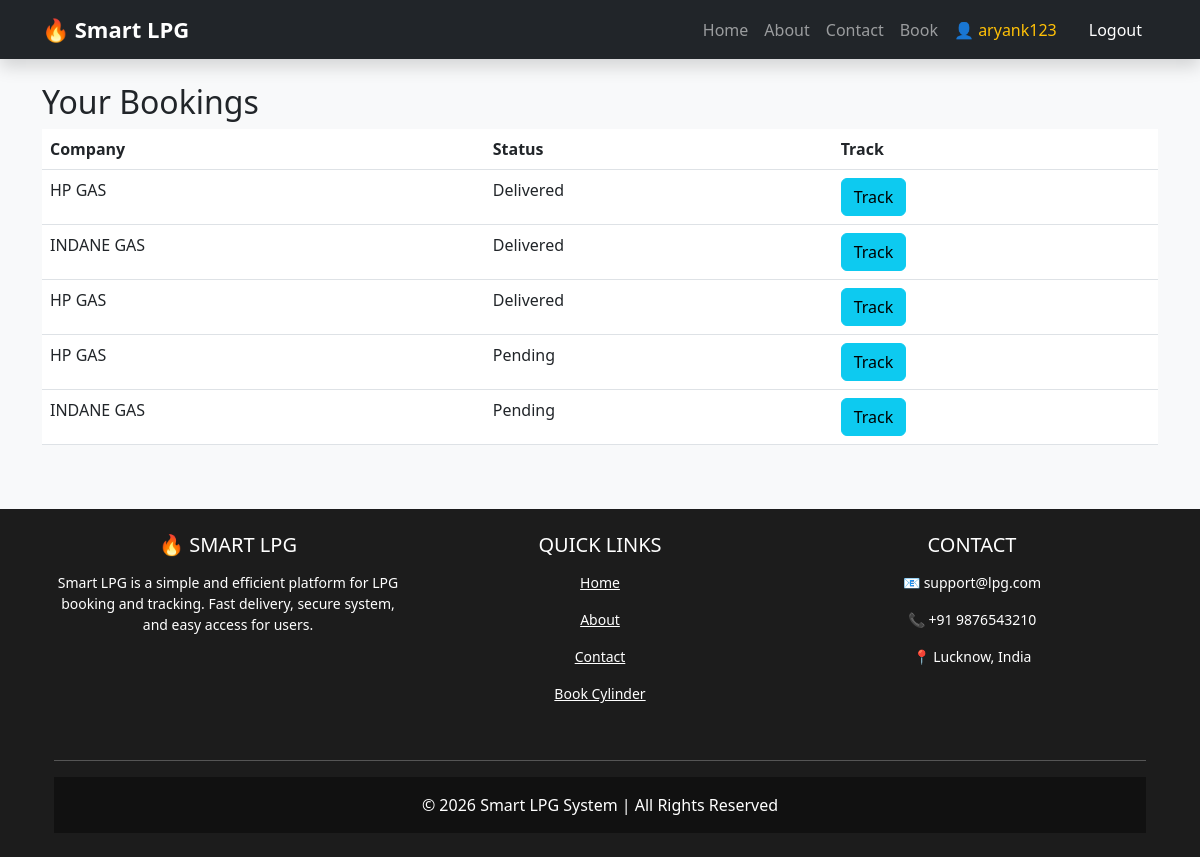
Before: /history/ (signed in) with the older database file.
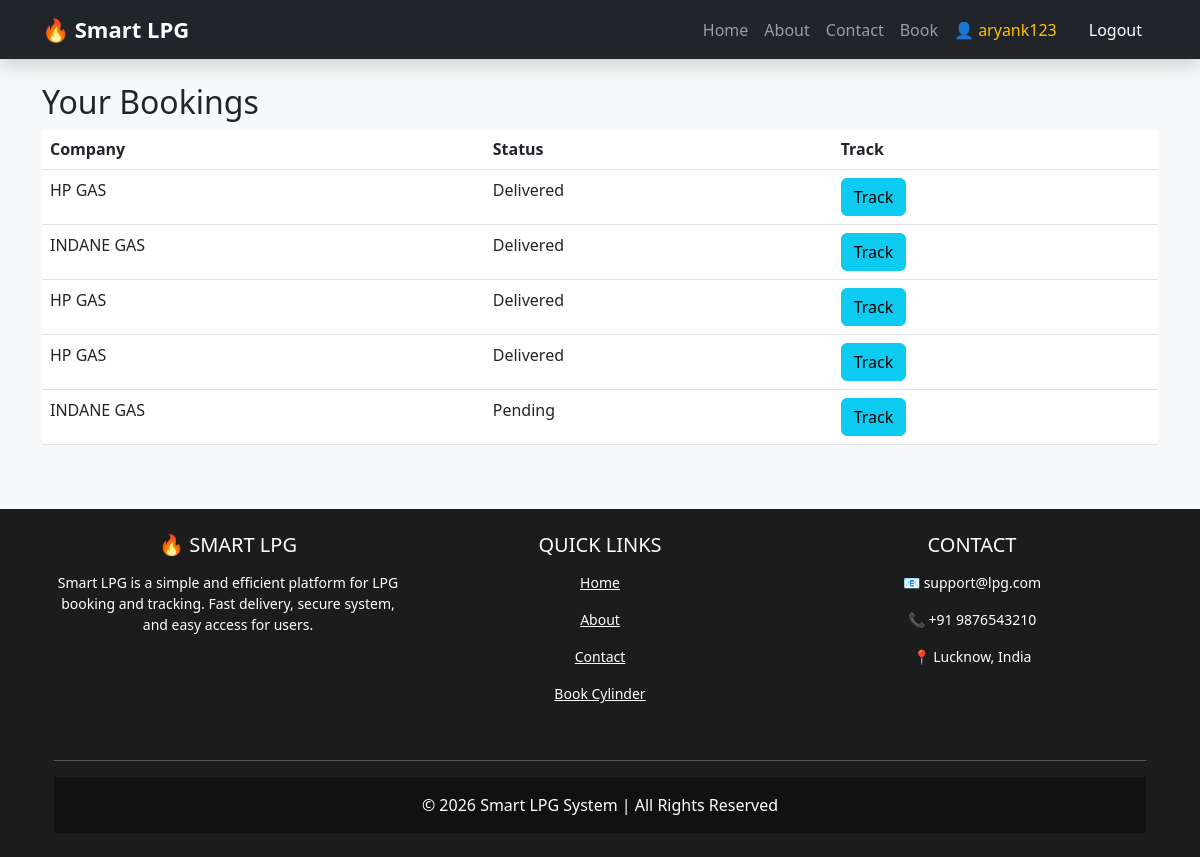
After: the same page with the newer database file.
### lpg_app/models.py (models this page shows, shortened)
class Booking(models.Model):
    user = models.ForeignKey(User, on_delete=models.CASCADE)
    company = models.ForeignKey(Company, on_delete=models.CASCADE)
    consumer_number = models.CharField(max_length=20)
    address = models.TextField()
    phone = models.CharField(max_length=15)
    status = models.CharField(max_length=20, default='Pending')
    created_at = models.DateTimeField(auto_now_add=True)

class Company(models.Model):
    name = models.CharField(max_length=100)

### lpg_app/views.py (the view)
# urls.py: path('history/', views.history, name='history'),
def history(request):
    bookings = Booking.objects.filter(user=request.user)
    return render(request, 'lpg_app/history.html', {'bookings': bookings})

### lpg_app/templates/lpg_app/history.html
{% extends 'lpg_app/base.html' %}
{% block content %}
<h2>Your Bookings</h2>
<table class="table">
<tr>
<th>Company</th>
<th>Status</th>
<th>Track</th>
</tr>
{% for b in bookings %}
<tr>
<td>{{ b.company.name }}</td>
<td>{{ b.status }}</td>
<td>
    <a href="/track/{{ b.id }}/" class="btn btn-info">Track</a>
</td>
</tr>
{% endfor %}
</table>
{% endblock %}

Changed rows visible on the page:
changed Booking (number 4 of 5 on the later page): status "Pending" → "Delivered"
